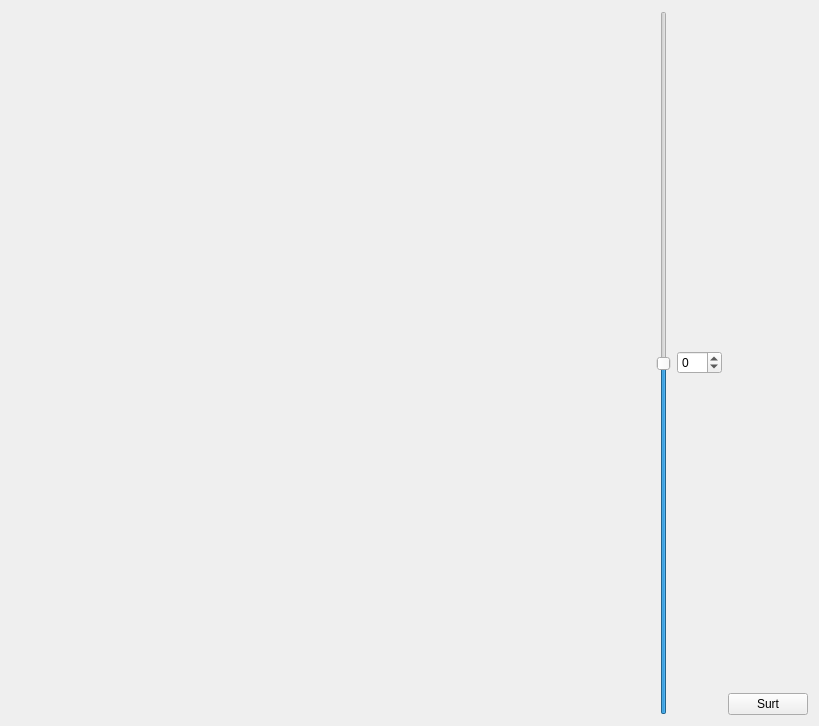
<?xml version="1.0" encoding="UTF-8"?>
<ui version="4.0">
 <class>MyForm</class>
 <widget class="QWidget" name="MyForm">
  <property name="geometry">
   <rect>
    <x>0</x>
    <y>0</y>
    <width>819</width>
    <height>726</height>
   </rect>
  </property>
  <property name="windowTitle">
   <string>IDI-Lab</string>
  </property>
  <layout class="QHBoxLayout" name="horizontalLayout">
   <item>
    <widget class="MyGLWidget" name="widget" native="true">
     <property name="sizePolicy">
      <sizepolicy hsizetype="Expanding" vsizetype="Expanding">
       <horstretch>0</horstretch>
       <verstretch>0</verstretch>
      </sizepolicy>
     </property>
     <property name="minimumSize">
      <size>
       <width>50</width>
       <height>50</height>
      </size>
     </property>
    </widget>
   </item>
   <item>
    <widget class="QSlider" name="verticalSlider">
     <property name="minimum">
      <number>-45</number>
     </property>
     <property name="maximum">
      <number>45</number>
     </property>
     <property name="orientation">
      <enum>Qt::Orientation::Vertical</enum>
     </property>
    </widget>
   </item>
   <item>
    <widget class="QSpinBox" name="spinBox">
     <property name="minimum">
      <number>-45</number>
     </property>
     <property name="maximum">
      <number>45</number>
     </property>
    </widget>
   </item>
   <item>
    <layout class="QGridLayout" name="gridLayout_2"/>
   </item>
   <item alignment="Qt::AlignmentFlag::AlignBottom">
    <widget class="QPushButton" name="pushButton">
     <property name="text">
      <string>Surt</string>
     </property>
    </widget>
   </item>
  </layout>
 </widget>
 <customwidgets>
  <customwidget>
   <class>MyGLWidget</class>
   <extends>QWidget</extends>
   <header>MyGLWidget.h</header>
   <container>1</container>
   <slots>
    <slot>canvia_FOV(int)</slot>
   </slots>
  </customwidget>
 </customwidgets>
 <resources/>
 <connections>
  <connection>
   <sender>pushButton</sender>
   <signal>clicked()</signal>
   <receiver>MyForm</receiver>
   <slot>close()</slot>
   <hints>
    <hint type="sourcelabel">
     <x>777</x>
     <y>698</y>
    </hint>
    <hint type="destinationlabel">
     <x>777</x>
     <y>641</y>
    </hint>
   </hints>
  </connection>
  <connection>
   <sender>spinBox</sender>
   <signal>valueChanged(int)</signal>
   <receiver>verticalSlider</receiver>
   <slot>setValue(int)</slot>
   <hints>
    <hint type="sourcelabel">
     <x>701</x>
     <y>354</y>
    </hint>
    <hint type="destinationlabel">
     <x>659</x>
     <y>306</y>
    </hint>
   </hints>
  </connection>
  <connection>
   <sender>verticalSlider</sender>
   <signal>valueChanged(int)</signal>
   <receiver>spinBox</receiver>
   <slot>setValue(int)</slot>
   <hints>
    <hint type="sourcelabel">
     <x>655</x>
     <y>451</y>
    </hint>
    <hint type="destinationlabel">
     <x>688</x>
     <y>372</y>
    </hint>
   </hints>
  </connection>
  <connection>
   <sender>verticalSlider</sender>
   <signal>valueChanged(int)</signal>
   <receiver>widget</receiver>
   <slot>canvia_FOV(int)</slot>
   <hints>
    <hint type="sourcelabel">
     <x>655</x>
     <y>360</y>
    </hint>
    <hint type="destinationlabel">
     <x>533</x>
     <y>332</y>
    </hint>
   </hints>
  </connection>
  <connection>
   <sender>spinBox</sender>
   <signal>valueChanged(int)</signal>
   <receiver>widget</receiver>
   <slot>canvia_FOV(int)</slot>
   <hints>
    <hint type="sourcelabel">
     <x>677</x>
     <y>371</y>
    </hint>
    <hint type="destinationlabel">
     <x>605</x>
     <y>365</y>
    </hint>
   </hints>
  </connection>
 </connections>
</ui>
